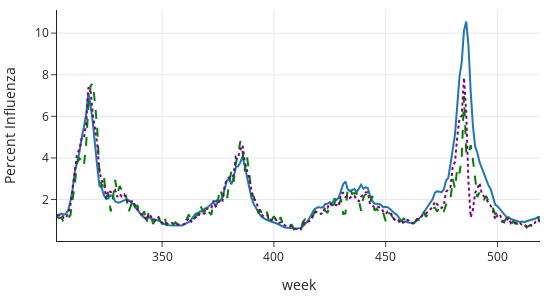

The notebook cell this image was saved under:
### Markdown cell above
## Example: Google Flu Trends

Digital epidemiology, a new subfield of epidemiology, leverages data generated outside the public health system to study patterns of disease and health dynamics in populations[^nih].
The Google Flu Trends (GFT) tracking system was one of the earliest examples of digital epidemiology.
In 2007, researchers found that counting the searches people made for flu-related
terms could accurately estimate the number of flu cases.
This apparent success made headlines, and many researchers became excited about the possibilities of big data.
However, GFT did not live up to expectations and was abandoned in 2015.

What went wrong? After all, GFT used millions of digital traces from online queries for terms related to influenza to predict flu activity. Despite initial success, in the 2011–2012 flu season, Google's data scientists found that GFT was not a substitute for the more traditional surveillance reports of three-week old counts collected by the Centers for Disease Control (CDC) from laboratories across the United States. In comparison, GFT overestimated the CDC numbers for 100 out of 108 weeks (see below). Week after week, GFT came in too high for the cases of influenza, even though it was based on big data. 

[^nih]: https://www.ncbi.nlm.nih.gov/pmc/articles/PMC5754279/

### Code cell
gft_df = pd.read_csv('data/gft.csv', 
                     usecols=['gflu','dlscflu09','degflu09'])

gft_df = gft_df.iloc[302:519]

gft_df['week'] = np.arange(303,520)

fig = px.line(gft_df, x='week', y='gflu', width=550, height=300)

fig.add_trace(go.Scatter(
        x=gft_df['week'], y=gft_df['dlscflu09'],
        mode="lines", 
        line=go.scatter.Line(color='green', width=2, dash='dash'),
        showlegend=False))

fig.add_trace(go.Scatter(
        x=gft_df['week'], y=gft_df['degflu09'],
        mode="lines", 
        line=go.scatter.Line(color='purple', width=2, dash='dot'),
        showlegend=False))
                 
fig.update_yaxes(title_text='Percent Influenza')
fig.show()

### Figure 1 — Plotly figure (JSON) as saved in the notebook; plotly's stock layout.template omitted (floating-point values rounded to 4 significant figures; data arrays with more than 128 entries replaced by an {"elided": "..."} marker saying what was removed)
{"data": [{"hovertemplate": "week=%{x}<br>gflu=%{y}<extra></extra>", "legendgroup": "", "line": {"color": "#1F77B4", "dash": "solid"}, "marker": {"symbol": "circle"}, "mode": "lines", "name": "", "orientation": "v", "showlegend": false, "type": "scatter", "x": {"elided": "217 int values"}, "xaxis": "x", "y": {"elided": "217 float values"}, "yaxis": "y"}, {"line": {"color": "green", "dash": "dash", "width": 2}, "mode": "lines", "showlegend": false, "type": "scatter", "x": {"elided": "217 int values"}, "y": {"elided": "217 float values"}}, {"line": {"color": "purple", "dash": "dot", "width": 2}, "mode": "lines", "showlegend": false, "type": "scatter", "x": {"elided": "217 int values"}, "y": {"elided": "217 float values"}}], "layout": {"height": 300, "legend": {"tracegroupgap": 0}, "width": 550, "xaxis": {"anchor": "y", "autorange": true, "domain": [0, 1], "range": [303, 519], "title": {"text": "week"}, "type": "linear"}, "yaxis": {"anchor": "x", "autorange": true, "domain": [0, 1], "range": [0.005922, 11.11], "title": {"text": "Percent Influenza"}, "type": "linear"}}}
